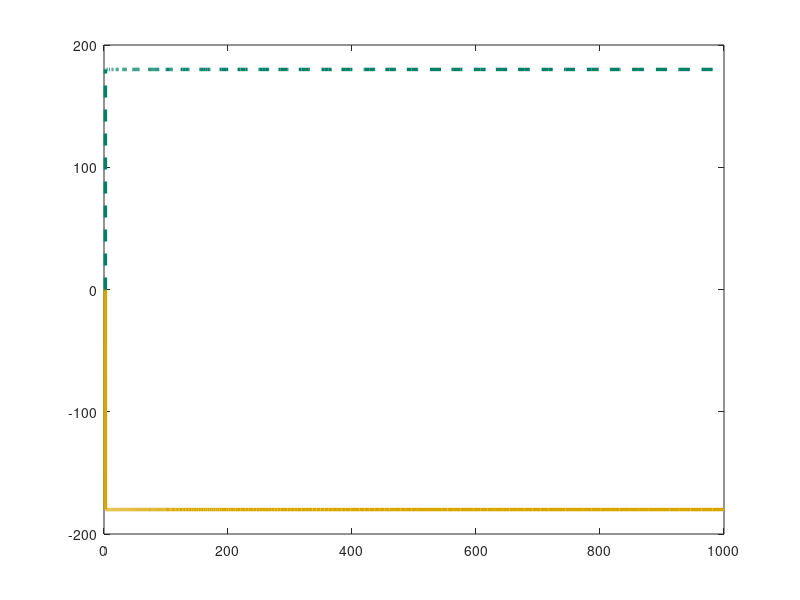

Recreate this plot in MATLAB. (Note: this script raises an error after producing the figure.)
K = 1/71; T = sqrt(14/71);
sys = tf(1, [14 0 71]);
w = logspace(-1, 3, 500);

phi_theory = zeros(size(w));
phi_theory(w > 1/T) = -pi;  
[mag, phase] = bode(sys, w);
phase = squeeze(phase);
phi_deg = phi_theory * 180/pi;

figure('Position', [100 100 900 400], 'Color','white');
plot(w, phi_deg, 'Color', [0.85, 0.65, 0], 'LineStyle', '-', 'LineWidth', 2.5); 
hold on;
plot(w, phase, 'Color', [0, 0.5, 0.4], 'LineStyle', '--', 'LineWidth', 2.5);

ax = gca; ax.LineWidth = 1.5; ax.FontSize = 13;
ax.XColor = [0.3 0.3 0.3]; ax.YColor = [0.3 0.3 0.3];
ax.GridColor = [0.9 0.9 0.9]; ax.GridAlpha = 0.4;
ax.MinorGridColor = [0.95 0.95 0.95]; ax.MinorGridAlpha = 0.2;
grid on; grid minor; box on; xlim([-0.01, 10]); ylim([-190, 10])

xlabel('\omega'); 
ylabel('φ(\omega)');
legend('φ_{theor}', 'φ_{sys}', 'Location','northeast','FontSize',15);
exportgraphics(gcf, '../../../images/task4/freq/fch4.png', 'Resolution', 500);
